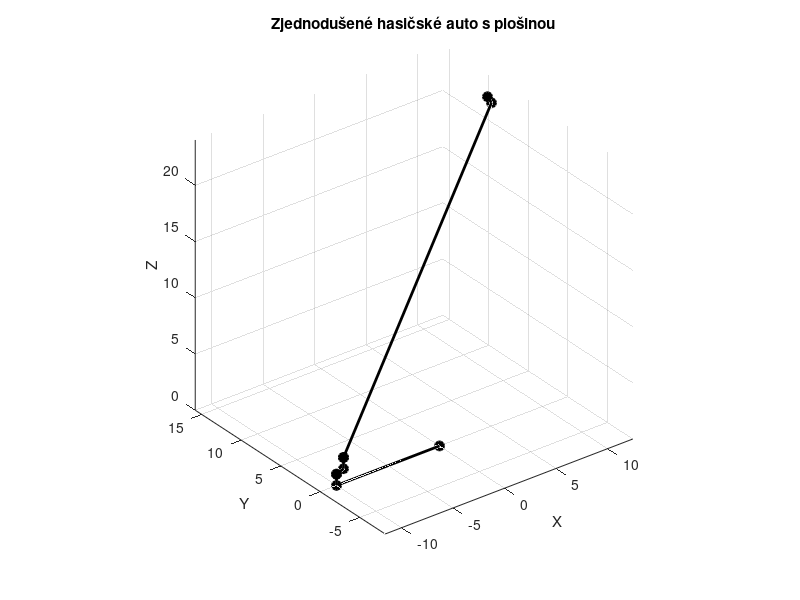

Write the MATLAB code that produced this figure. (Note: this script raises an error after producing the figure.)
clc; clear all; close all;

%tu môžete meniť hodnoty pre vykreslenie mechanizmu:
L1=10;
L2=1;
L3=1;
L4=1;
L5=30;
L6=1;
phi1=deg2rad(20);
phi2=deg2rad(45);
phi3=deg2rad(-170);

%definujem matice (z cvicenia):
Tx0 = [1 0 0 -L1;0 1 0 0;0 0 1 0;0 0 0 1];
Tz1 = [1 0 0 0;0 1 0 0;0 0 1 L3;0 0 0 1];
Rz2 = [cos(phi1) -sin(phi1) 0 0;sin(phi1) cos(phi1)  0 0;0 0 1 0;0 0 0 1];
Tx3 = [1 0 0 L2;0 1 0 0;0 0 1 0;0 0 0 1];
Tz4 = [1 0 0 0;0 1 0 0;0 0 1 L4;0 0 0 1];
Ry5 = [cos(phi2)  0 sin(phi2) 0;0 1 0 0;-sin(phi2) 0 cos(phi2) 0;0 0 0 1];
Tz6 = [1 0 0 0;0 1 0 0;0 0 1 L5;0 0 0 1];
Ry7 = [cos(phi3) 0 sin(phi3) 0;0 1 0 0;-sin(phi3) 0 cos(phi3) 0;0 0 0 1];

T08 = Tx0 * Tz1 * Rz2 * Tx3 * Tz4 * Ry5 * Tz6 * Ry7;
disp('Výsledná matica T08:');
disp(T08);

p7 = [L6;0;0;1]; %poloha bodu P v jeho suradnicovom systeme
%Bod P v svetovych suradniciach:
disp('poloha bodu P vo svetových súradniciach:');
p = T08 * p7

%idem vykreslovat

%definujem si kazdu maticu poriadne, vynasobenu vsetkymi pred nou
T00 = eye(4);   %matica 4x4 s jednotkami v diagonale
T01 = Tx0 * T00;
T02 = T01 * Tz1;
T03 = T02 * Rz2;
T04 = T03 * Tx3;
T05 = T04 * Tz4;
T06 = T05 * Ry5;
T07 = T06 * Tz6;
T08 = T07 * Ry7;

% suradnice jednotlivych bodov kde je rotacia alebo translacia
b0 = T00(1:3,4); %ale to su iba ich polohy, aby som ich mohol vykreslit
b1 = T01(1:3,4);
b2 = T02(1:3,4);
b3 = T03(1:3,4);
b4 = T04(1:3,4);
b5 = T05(1:3,4);
b6 = T06(1:3,4);
b7 = T07(1:3,4);
P  = p(1:3);

%PRVY OBRAZOK
% vykreslenie hasicskeho auta - pospajanie tych bodov
figure;
plot3([b0(1) b1(1) b2(1) b3(1) b4(1) b5(1) b6(1) b7(1) P(1)],...
      [b0(2) b1(2) b2(2) b3(2) b4(2) b5(2) b6(2) b7(2) P(2)],...
      [b0(3) b1(3) b2(3) b3(3) b4(3) b5(3) b6(3) b7(3) P(3)],...
      'ko-','LineWidth',2,'MarkerFaceColor','k');
hold on;
grid on; axis equal;
title('Zjednodušené hasičské auto s plošinou');
xlabel('X');
ylabel('Y');
zlabel('Z');
%vykreslenie pomocnych osí:
nakresli_os(T00);
nakresli_os(T01);
nakresli_os(T02);
nakresli_os(T03);
nakresli_os(T04);
nakresli_os(T05);
nakresli_os(T06);
nakresli_os(T07);
nakresli_os_hrubym(T08);
hold off;


%DRUHY OBRAZOK
figure;
plot3([b0(1) b1(1) b2(1) b3(1) b4(1) b5(1) b6(1) b7(1) P(1)],...
      [b0(2) b1(2) b2(2) b3(2) b4(2) b5(2) b6(2) b7(2) P(2)],...
      [b0(3) b1(3) b2(3) b3(3) b4(3) b5(3) b6(3) b7(3) P(3)],...
      'ko-','LineWidth',1,'MarkerFaceColor','k');
hold on;
grid on; axis equal;
title('Pracovný priestor');
xlabel('X');
ylabel('Y');
zlabel('Z');

% kreslim pomocne suradnicove systemy (funkcie su definovane naspodku kodu):
nakresli_os(T00);
nakresli_os(T01);
nakresli_os(T02);
nakresli_os(T03);
nakresli_os(T04);
nakresli_os(T05);
nakresli_os(T06);
nakresli_os(T07);
nakresli_os_hrubym(T08);

%ROVINA X0Z0 (modra):
bodyXZ = [];

%velky obluk
L5=40;
phi3=deg2rad(-90);
phi2_velkyObluk = deg2rad(0:0.25:90);
for phi1=[0,pi]
    for phi2 = phi2_velkyObluk
        p = pocitajp(phi1, phi2, phi3, L1, L2, L3, L4, L5, L6);
        bodyXZ = [bodyXZ p(1:3)];
    end
end

%spodok velkeho obluka
L5=40;
phi2=deg2rad(90);
phi3_spodok=deg2rad(-90:1:0);
for phi1=[0,pi]
    for phi3 = phi3_spodok
        p = pocitajp(phi1, phi2, phi3, L1, L2, L3, L4, L5, L6);
        bodyXZ = [bodyXZ p(1:3)];
    end
end

%horny vyrez
L5=40;
phi2=0;
phi3_hornyVyrez=deg2rad(-180:10:-90);
for phi1=[0,pi]
    for phi3=phi3_hornyVyrez
        p = pocitajp(phi1, phi2, phi3, L1, L2, L3, L4, L5, L6);
        bodyXZ = [bodyXZ p(1:3)];
    end
end

%maly obluk (treba pre phi3=0 aj phi=180)
L5=10;
phi3=deg2rad(-180);
phi2_malyObluk = deg2rad(0:0.25:90);
for phi1=[0,pi]
    for phi3=[0,-pi]
        for phi2 = phi2_malyObluk
            p = pocitajp(phi1, phi2, phi3, L1, L2, L3, L4, L5, L6);
            bodyXZ = [bodyXZ p(1:3)];
        end
    end
end

%ciara
L5_ciara=10:0.2:40;
phi3=deg2rad(0);
phi2=deg2rad(90);
for phi1=[0,pi]
    for L5=L5_ciara
        p = pocitajp(phi1, phi2, phi3, L1, L2, L3, L4, L5, L6);
        bodyXZ = [bodyXZ p(1:3)];
    end
end

%ROVINA X0Y0 (oranzova):
bodyXY = [];
phi2=deg2rad(90);
phi3=deg2rad(-90);
L5=40;
phi1_modra=deg2rad(0:0.5:360);
for phi1=phi1_modra
    p = pocitajp(phi1, phi2, phi3, L1, L2, L3, L4, L5, L6);
    p(3) = 0; %nech sa to zobrazi pekne v osi xy
    bodyXY = [bodyXY p(1:3)];
end

plot3(bodyXY(1,:), bodyXY(2,:), bodyXY(3,:), '.', 'Color', [1, 0.5, 0]); % orange
plot3(bodyXZ(1,:), bodyXZ(2,:), bodyXZ(3,:), '.', 'Color', [0, 0, 1]);   % blue


%vykreslenie osi otacania
z = linspace(0, 50, 20);
x = -10 * ones(1, 20); 
y = zeros(1, 20);
bodyVertical = [x; y; z];
plot3(bodyVertical(1,:), bodyVertical(2,:), bodyVertical(3,:), 'k.');

%---------------------------------------------
%funkcia na pocitanie matic
function p = pocitajp(phi1, phi2, phi3, L1, L2, L3, L4, L5, L6)
    Tx0 = [1 0 0 -L1; 0 1 0 0; 0 0 1 0; 0 0 0 1];
    Tz1 = [1 0 0 0; 0 1 0 0; 0 0 1 L3; 0 0 0 1];
    Rz2 = [cos(phi1) -sin(phi1) 0 0; sin(phi1) cos(phi1) 0 0; 0 0 1 0; 0 0 0 1];
    Tx3 = [1 0 0 L2; 0 1 0 0; 0 0 1 0; 0 0 0 1];
    Tz4 = [1 0 0 0; 0 1 0 0; 0 0 1 L4; 0 0 0 1];
    Ry5 = [cos(phi2) 0 sin(phi2) 0; 0 1 0 0; -sin(phi2) 0 cos(phi2) 0; 0 0 0 1];
    Tz6 = [1 0 0 0; 0 1 0 0; 0 0 1 L5; 0 0 0 1];
    Ry7 = [cos(phi3) 0 sin(phi3) 0; 0 1 0 0; -sin(phi3) 0 cos(phi3) 0; 0 0 0 1];
    T07 = Tx0*Tz1*Rz2*Tx3*Tz4*Ry5*Tz6*Ry7;
    p8 = [L6;0;0;1];
    p = T07 * p8;
end

% funkcie co kreslia osi:
function nakresli_os(T)
    bod = T(1:3,4);
    os_x = bod + 2*T(1:3,1);
    os_y = bod + 2*T(1:3,2);
    os_z = bod + 2*T(1:3,3);
    plot3([bod(1),os_x(1)],[bod(2),os_x(2)],[bod(3),os_x(3)],'r','LineWidth',1);
    plot3([bod(1),os_y(1)],[bod(2),os_y(2)],[bod(3),os_y(3)],'g','LineWidth',1);
    plot3([bod(1),os_z(1)],[bod(2),os_z(2)],[bod(3),os_z(3)],'b','LineWidth',1);
end

function nakresli_os_hrubym(T)
    bod = T(1:3,4);
    os_x = bod + 2*T(1:3,1);
    os_y = bod + 2*T(1:3,2);
    os_z = bod + 2*T(1:3,3);
    plot3([bod(1),os_x(1)],[bod(2),os_x(2)],[bod(3),os_x(3)],'r','LineWidth',2);
    plot3([bod(1),os_y(1)],[bod(2),os_y(2)],[bod(3),os_y(3)],'g','LineWidth',2);
    plot3([bod(1),os_z(1)],[bod(2),os_z(2)],[bod(3),os_z(3)],'b','LineWidth',2);
end
